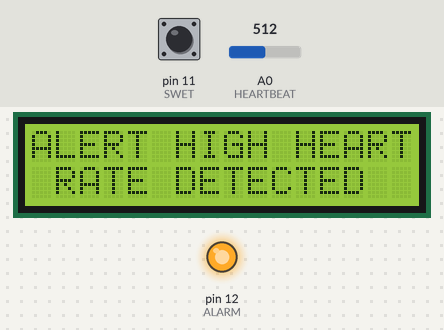
Bench run of a sketch on a simulated Arduino Uno, built with avr-gcc and run on an emulated ATmega328P. On the bench: 16×2 character LCD, output pins drawn as LEDs (lit = HIGH). The test bench sets the inputs (shaded band); at power-on: A0 (HEARTBEAT) = 512, pin 11 (SWET) HIGH.

Above: at 4.2 s.
4.3 s: A0 (HEARTBEAT) set to 110
5.8 s: A0 (HEARTBEAT) set to 90
At 6.7 s:
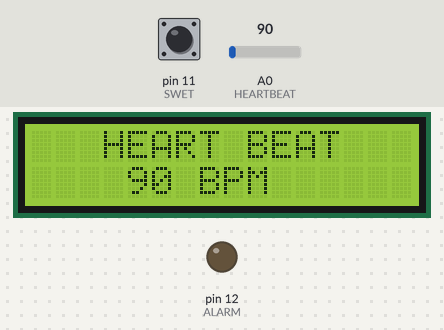
7.3 s: A0 (HEARTBEAT) set to 55
At 7.9 s:
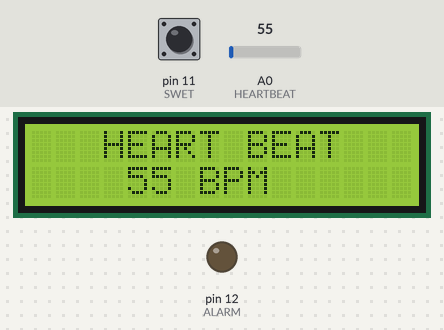
8.8 s: A0 (HEARTBEAT) set to 45
At 10.0 s:
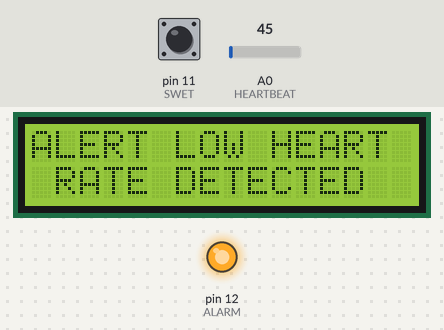
10.3 s: A0 (HEARTBEAT) set to 122
At 11.3 s:
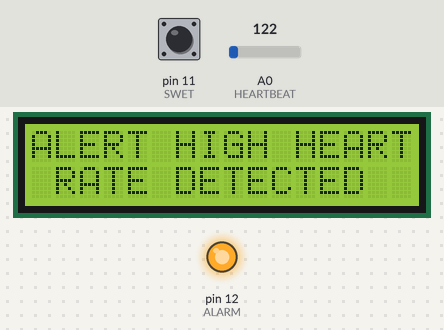
11.8 s: A0 (HEARTBEAT) set to 40
At 12.5 s:
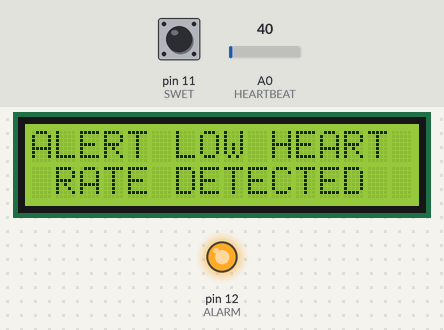
Timing chart, 0 to 14.3 s (numbered marks = the images above; inputs shaded):
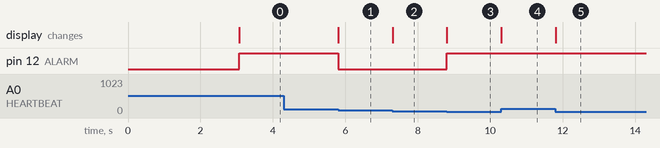

Measured:
- the behaviour switches between 101 and 100 on A0 (HEARTBEAT) (found by bisection; images 0 and 1)
- the behaviour switches between 50 and 49 on A0 (HEARTBEAT) (found by bisection; images 2 and 3)
- after the input at 4.3 s, every drawn part: stays the same
- after the input at 5.8 s, pin 12 (ALARM): HIGH → LOW at once; the display: changes at once (image 1)
- after the input at 7.3 s, the display: changes at once (image 2)
- after the input at 8.8 s, pin 12 (ALARM): LOW → HIGH at once; the display: changes at once (image 3)
- after the input at 10.3 s, the display: changes at once (image 4)
- after the input at 11.8 s, the display: changes at once (image 5)

The sketch:

Patient_Monitoring.ino
```cpp
#include <LiquidCrystal.h>
LiquidCrystal lcd(2, 3, 4, 5, 6, 7);


const int ALARM   = 12; //three columns
const int HEARTBEAT =A0;
const int SWET = 11;
float HBVAL=0;

void setup()
{
   pinMode(ALARM, OUTPUT);
   pinMode(HEARTBEAT, INPUT);
   pinMode(SWET, INPUT_PULLUP);
   digitalWrite(ALARM,LOW);
      Serial.begin(9600);                 // the GPRS baud rate
      lcd.begin(16, 2);
      lcd.setCursor(0, 0);
      lcd.print("  SMART PATIENT ");
      lcd.setCursor(0, 1);
      lcd.print("MONITRING SYSTEM");
      delay(3000);
      lcd.clear();
}

void loop()
{

      HBVAL=analogRead(HEARTBEAT);

      if(HBVAL>100 )
      {
        lcd.setCursor(0, 0);
      lcd.print("ALERT HIGH HEART");
      lcd.setCursor(0, 1);
      lcd.print(" RATE DETECTED  ");
        digitalWrite(ALARM,HIGH);

      }
      else if(HBVAL<50 )
      {
        lcd.setCursor(0, 0);
      lcd.print("ALERT LOW HEART ");
      lcd.setCursor(0, 1);
      lcd.print(" RATE DETECTED  ");
        digitalWrite(ALARM,HIGH);

      }
      else if(digitalRead(SWET)==LOW)
      {
        lcd.setCursor(0, 0);
      lcd.print("ALERT HIGH SWET ");
      lcd.setCursor(0, 1);
      lcd.print("  DETECTED!!!   ");
        digitalWrite(ALARM,HIGH);

      }
      else
      {
        digitalWrite(ALARM,LOW);
         lcd.setCursor(0, 0);
      lcd.print("   HEART BEAT   ");
      lcd.setCursor(0, 1);
      lcd.print("    ");
      lcd.print(HBVAL,0);
      lcd.print(" BPM    ");
      }

}
```
